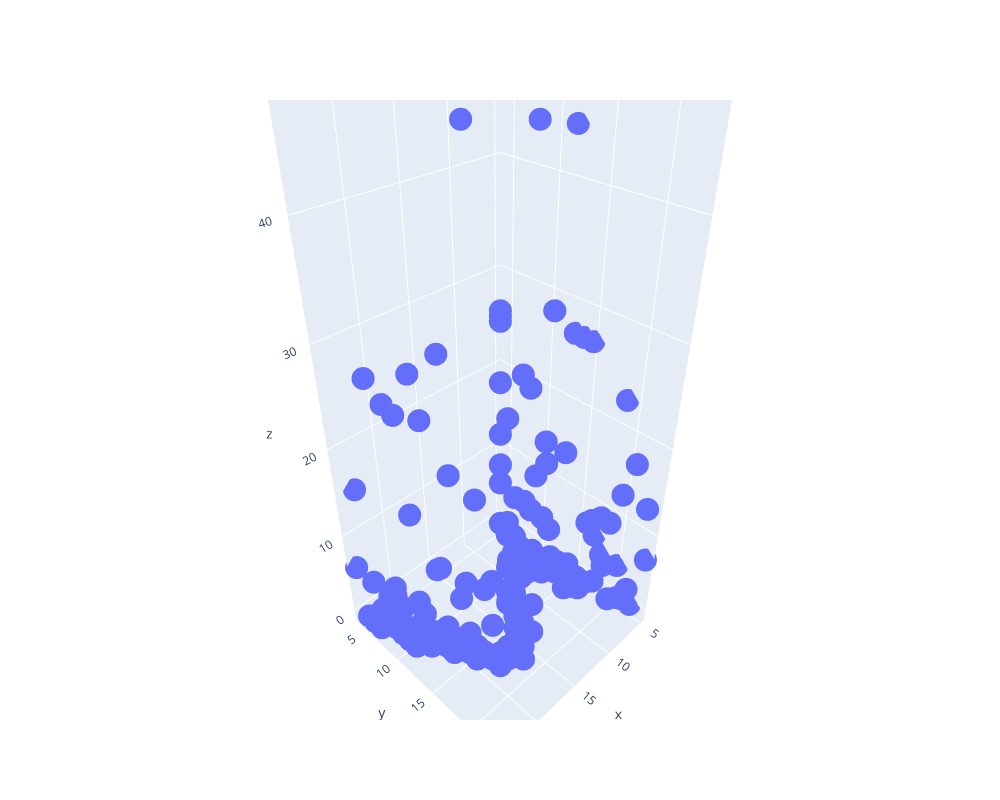

Notebook code for this chart:
### Markdown cell above
## 3D Scatter Plot

### Code cell
x, y, z = torch.where(spike_train == 1)
fig = go.Figure(data=[go.Scatter3d(x=x, y=y, z=z,
                                   mode='markers')])
fig.update_layout(
    width=1000,  # Set the width to 800 pixels
    height=800  # Set the height to 600 pixels
)
fig.show()

### Figure 1 — Plotly figure (JSON) as saved in the notebook; plotly's stock layout.template omitted (floating-point values rounded to 4 significant figures; data arrays with more than 128 entries replaced by an {"elided": "..."} marker saying what was removed)
{"data": [{"mode": "markers", "type": "scatter3d", "x": {"elided": "164 int values"}, "y": {"elided": "164 int values"}, "z": {"elided": "164 int values"}}], "layout": {"height": 800, "width": 1000}}
